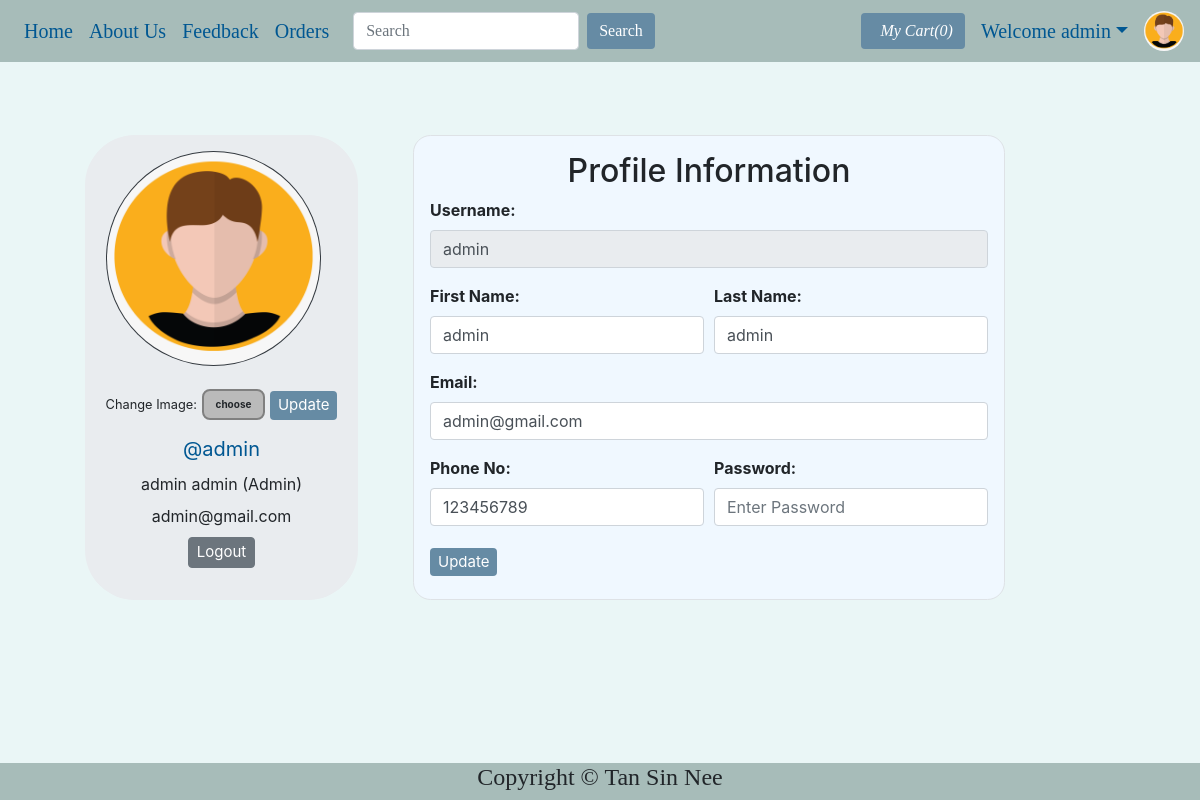
Screenshot of /viewProfile.php (signed in) with the database file from the repository.
### tables this page shows
CREATE TABLE `users` (
  `id` int(21) NOT NULL,
  `username` varchar(21) NOT NULL,
  `firstName` varchar(21) NOT NULL,
  `lastName` varchar(21) NOT NULL,
  `email` varchar(35) NOT NULL,
  `phone` bigint(20) NOT NULL,
  `userType` enum('0','1') NOT NULL DEFAULT '0' COMMENT '0=user\r\n1=admin',
  `password` varchar(255) NOT NULL,
  `joinDate` datetime NOT NULL DEFAULT current_timestamp()
);

### viewProfile.php (the view, shortened to what this page needs)
<!DOCTYPE HTML>
<html lang="en">
<head>
    <link rel="stylesheet" href="https://stackpath.bootstrapcdn.com/bootstrap/4.2.1/css/bootstrap.min.css">
    <link rel="stylesheet" href="https://stackpath.bootstrapcdn.com/bootstrap/4.3.1/css/bootstrap.min.css">
    <link rel="stylesheet" href="https://use.fontawesome.com/releases/v5.7.2/css/all.css">
</head>
<body>
    <?php include 'partials/_dbconnect.php';?>
    <?php require 'partials/_nav.php' ?>
    <?php
        if($loggedin) {
    ?>
    <div class="container">
        <?php
            $sql = "SELECT * FROM users WHERE id='$userId'";
            $result = mysqli_query($conn, $sql);
            $row=mysqli_fetch_assoc($result);
            $username = $row['username'];
            $firstName = $row['firstName'];
            $lastName = $row['lastName'];
            $email = $row['email'];
            $phone = $row['phone'];
            $userType = $row['userType'];
            if($userType == 0) {
                $userType = "User";
            }
            else {
                $userType = "Admin";
            }
        ?>
        <div class="row">
            <div class="jumbotron p-3 mb-3" style="display: flex;justify-content: center;width: 28%;border-radius: 50px;margin: 0 auto;">
                <div class="user-info">
                    <img class="rounded-circle mb-3 bg-dark" src="img/person-<?php echo $userId; ?>.jpg" onError="this.src = 'img/pic.png'" style="width:215px;height:215px;padding:1px;">
                    <form action="partials/_manageProfile.php" method="POST" enctype="multipart/form-data" style="margin-top: 7px;">
                        <div class="upload-btn-wrapper">
                            <small>Change Image:</small>
                            <button class="btn upload">choose</button>
                        </div>
                        <button type="submit" name="updateProfilePic" class="btn btn-primary" style="margin-top: -20px;font-size: 15px;padding: 3px 8px;background-color:#668ba4; color:white; border:#668ba4;">Update</button>
                    </form>
                    <ul class="meta list list-unstyled" style="text-align:center;">
                        <li class="username my-2"><a href="viewProfile.php">@<?php echo $username ?></a></li>
                        <li class="name"><?php echo $firstName." ".$lastName; ?>
                            <label class="label label-info">(<?php echo $userType ?>)</label>
                        </li>
                        <li class="email"><?php echo $email ?></li>
                        <li class="my-2"><a href="partials/_logout.php"><button class="btn btn-secondary" style="font-size: 15px;padding: 3px 8px;">Logout</button></a></li>
                    </ul>
                </div>
            </div>
            <div class="content-panel mb-3" style="display: flex;justify-content: center;">
                <div class="border p-3" style="border: 2px solid rgba(0, 0, 0, 0.1);border-radius: 1.1rem;background-color: aliceblue;">
                    <h2 class="title text-center">Profile Information</h2>
                    <form action="partials/_manageProfile.php" method="post">
                        <div class="form-group">
                            <b><label for="username">Username:</label></b>
                            <input class="form-control" id="username" name="username" type="text" disabled value="<?php echo $username ?>">
                        </div>
                        <div class="form-row">
                        <div class="form-group col-md-6">
                            <b><label for="firstName">First Name:</label></b>
                            <input type="text" class="form-control" id="firstName" name="firstName" placeholder="First Name" required value="<?php echo $firstName ?>">
                        </div>
                        <div class="form-group col-md-6">
                            <b><label for="lastName">Last Name:</label></b>
                            <input type="text" class="form-control" id="lastName" name="lastName" placeholder="Last name" required value="<?php echo $lastName ?>">
                        </div>
                        </div>
                        <div class="form-group">
                            <b><label for="email">Email:</label></b>
                            <input type="email" class="form-control" id="email" name="email" placeholder="Enter Your Email" required value="<?php echo $email ?>">
                        </div>
                        <div class="form-row">
                            <div class="form-group  col-md-6">
                                <b><label for="phone">Phone No:</label></b>
                                <div class="input-group mb-3">
                                    <input type="tel" class="form-control" id="phone" name="phone" placeholder="Enter Your Phone Number" required pattern="[0-9]{10}" maxlength="10" value="<?php echo $phone ?>">
                                </div>
                            </div>
                            <div class="form-group  col-md-6">
                                <b><label for="password">Password:</label></b>
                                <input class="form-control" id="password" name="password" placeholder="Enter Password" type="password" required minlength="4" maxlength="21" data-toggle="password">
                            </div>
                        </div>
                        <button type="submit" name="updateProfilePic" class="btn btn-primary" style="margin-top: -20px;font-size: 15px;padding: 3px 8px;background-color:#668ba4; color:white; border:#668ba4;">Update</button>
                    </form>
                </div>
            </div>
        </div>
    </div>
    <?php
        }
    ?>
    <?php require 'partials/_footer.php' ?>
</body>
</html>

### partials/_nav.php (shortened to what this page needs)
<?php
if(isset($_SESSION['loggedin']) && $_SESSION['loggedin']==true){
  $loggedin= true;
  $userId = $_SESSION['userId'];
  $username = $_SESSION['username'];
}
else{
  $loggedin = false;
  $userId = 0;
}
echo '<nav class="navbar navbar-expand-lg"style="background-color:#a7bcb9;font-family:Century Gothic;">
      <div class="collapse navbar-collapse" id="navbarSupportedContent";>
        <ul class="navbar-nav mr-auto">
          <li class="nav-item active">
            <a class="nav-link" href="index.php">Home <span class="sr-only">(current)</span></a>
          </li>
          <li class="nav-item">
            <a class="nav-link" href="about.php">About Us</a>
          </li>
          <li class="nav-item">
            <a class="nav-link" href="contact.php">Feedback</a>
          </li>
          <li class="nav-item">
            <a class="nav-link" href="viewOrder.php">Orders</a>
          </li>
        <form method="get" action="/OnlineFoodOrdering/search.php" class="form-inline my-2 my-lg-0 mx-3">
          <input class="form-control mr-sm-2" type="search" name="search" id="search" placeholder="Search" aria-label="Search" required>
          <button class="btn btn-outline-success my-2 my-sm-0" type="submit" style="background-color:#668ba4; color:white; border:#668ba4;">Search</button>
        </form>
        </ul>
      ';
        $countsql = "SELECT SUM(`itemQuantity`) FROM `viewcart` WHERE `userId`=$userId";
        $countresult = mysqli_query($conn, $countsql);
        $countrow = mysqli_fetch_assoc($countresult);
        $count = $countrow['SUM(`itemQuantity`)'];
        if(!$count) {
          $count = 0;
        }
        echo '<a href="viewCart.php"><button type="button" class="btn btn-secondary mx-2" title="MyCart" style="background-color:#668ba4; color:white; border:#668ba4;">
          <svg xmlns="img/cart.svg" width="3" height="16" fill="currentColor" class="bi bi-cart" viewBox="0 0 16 16">
          </svg>
          <i class="bi bi-cart">My Cart(' .$count. ')</i>
        </button></a>';
        if($loggedin){
          echo '<ul class="navbar-nav mr-2">
            <li class="nav-item dropdown">
              <a class="nav-link dropdown-toggle" href="#" id="navbarDropdown" role="button" data-toggle="dropdown"> Welcome ' .$username. '</a>
              <div class="dropdown-menu" aria-labelledby="navbarDropdown">
                <a class="dropdown-item" href="partials/_logout.php">Logout</a>
              </div>
            </li>
          </ul>
          <div class="text-center image-size-small position-relative">
            <a href="viewProfile.php"><img src="img/person-' .$userId. '.jpg" class="rounded-circle" onError="this.src = \'img/pic.png\'" style="width:40px; height:40px"></a>
          </div>';
        }
  echo '</div>
    </nav>';
?>

### partials/_footer.php
<div class="footer container-fluid" style="background-color:#a7bcb9;font-family:Franklin Gothic Medium;">
    <h4 style="text-align:center;">Copyright © Tan Sin Nee</h4>
</div>

### viewProfile.php (style rules this page uses)
body { background-color: #221b1b; }
.row { margin-right: 150px; margin-top: 73px; }
.footer { position:fixed; bottom:0; }
.upload-btn-wrapper { position: relative; overflow: hidden; display: inline-block; }
button.btn.upload { border: 2px solid gray; background-color: #bababa; border-radius: 8px; font-size: 10px; font-weight: bold; }

### partials/_nav.php (style rules this page uses)
a { color: #005792; font-size: 20px; }
body { background-color: #eaf6f6; }

### rows the page displays
users: username "admin", firstName "admin", lastName "admin", userType "Admin", email "admin@gmail.com", phone "123456789"

### other values shown
$count "0"
$username "admin"
